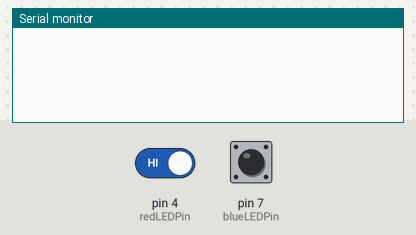
The sketch below on a simulated Arduino Uno, built with avr-gcc and run on an emulated ATmega328P. Shown: the last lines printed to the serial monitor. Inputs (shaded band) come from the test bench; at power-on: pin 4 (redLEDPin) HIGH, pin 7 (blueLEDPin) HIGH. No radio packets arrive unless stated.

Above: at 1.2 s.
1.3 s: pin 4 (redLEDPin) driven LOW
At 1.9 s:
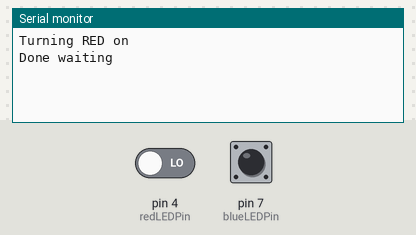
2.9 s: pin 4 (redLEDPin) driven HIGH
At 4.2 s:
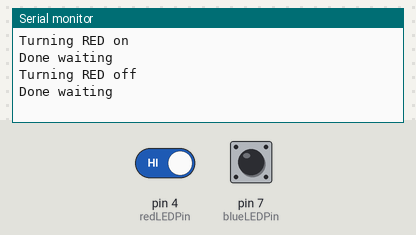

The sketch:

RF_LED_TX.ino
```cpp
#include <VirtualWire.h>
char *controller;

const char blueON = 'B';
const char blueOFF = 'b';
const char redON = 'R';
const char redOFF = 'r';

int txPin = 12;

const int redLEDPin = 4;
const int blueLEDPin = 7;

unsigned int redState = 0;
unsigned int blueState = 0;

void setup() {
  Serial.begin(9600);
  pinMode(redLEDPin,INPUT);
  pinMode(blueLEDPin,INPUT);

  vw_set_ptt_inverted(true); //
  vw_set_tx_pin(txPin);
  vw_setup(4000); // speed of data transfer Kbps

}

void loop(){

/*
controller="1";
vw_send((uint8_t *)controller, strlen(controller));
vw_wait_tx(); // Wait until the whole message is gone
digitalWrite(13,1);
delay(2000);
controller="0"  ;
vw_send((uint8_t *)controller, strlen(controller));
vw_wait_tx(); // Wait until the whole message is gone
digitalWrite(13,0);
delay(2000);
*/

  if ( !digitalRead( redLEDPin ) ) {
    // Red button is pressed
    if ( !redState ) {
      // debounce signal
      delay(100);
      if ( !digitalRead( redLEDPin ) ) {
        //Turn On LED
        Serial.println("Turning RED on");
        sendCommand("R");
        redState = 1;
      }
    }
  } else {
    if ( redState ) {
      Serial.println("Turning RED off");
      sendCommand("r");
      redState = 0;
    }
  }

  if ( !digitalRead( blueLEDPin ) ) {
    // Red button is pressed
    if ( !blueState ) {
      // debounce signal
      delay(100);
      if ( !digitalRead( blueLEDPin ) ) {
        //Turn On LED
        sendCommand("B");
        blueState = 1;
      }
    }
  } else {
    if ( blueState ) {
      sendCommand("b");
      blueState = 0;
    }
  }


}

void sendCommand(char *command) {
  vw_send((uint8_t *)command, strlen(command));
  vw_wait_tx();
  Serial.println("Done waiting");
}
```

Measured:
- after the input at 1.3 s, the serial monitor: prints a new line after 0.10 s (image 1)
- after the input at 2.9 s, the serial monitor: prints a new line at once (image 2)
